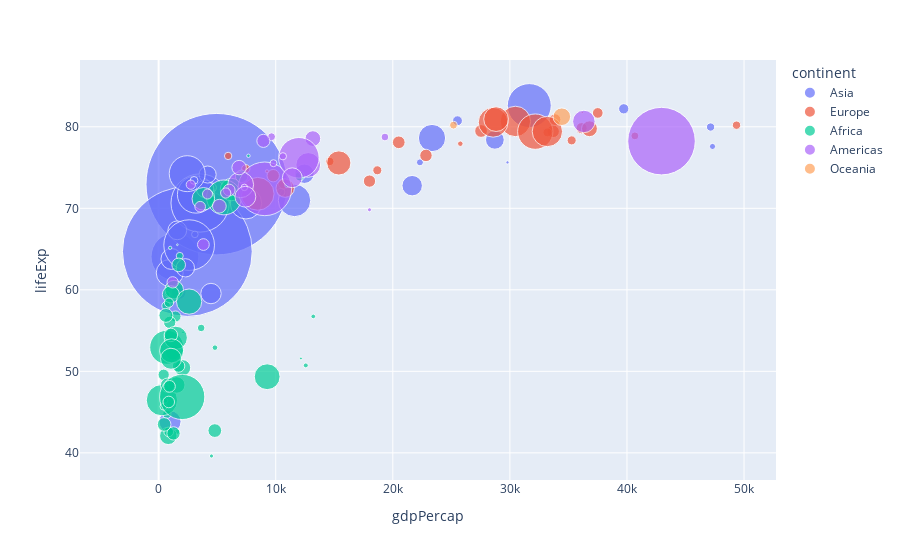

Source (notebook cell):
### Code cell
# 通过人口总数来区分
px.scatter(gapminder2007,x='gdpPercap',y='lifeExp',color='continent',size='pop',size_max=100,hover_name='country')

### Figure 1 — Plotly figure (JSON) as saved in the notebook; plotly's stock layout.template omitted (floating-point values rounded to 4 significant figures)
{"data": [{"hovertemplate": "<b>%{hovertext}</b><br><br>continent=Asia<br>gdpPercap=%{x}<br>lifeExp=%{y}<br>pop=%{marker.size}<extra></extra>", "hovertext": ["Afghanistan", "Bahrain", "Bangladesh", "Cambodia", "China", "Hong Kong, China", "India", "Indonesia", "Iran", "Iraq", "Israel", "Japan", "Jordan", "Korea, Dem. Rep.", "Korea, Rep.", "Kuwait", "Lebanon", "Malaysia", "Mongolia", "Myanmar", "Nepal", "Oman", "Pakistan", "Philippines", "Saudi Arabia", "Singapore", "Sri Lanka", "Syria", "Taiwan", "Thailand", "Vietnam", "West Bank and Gaza", "Yemen, Rep."], "legendgroup": "Asia", "marker": {"color": "#636efa", "size": [31889923, 708573, 150448339, 14131858, 1318683096, 6980412, 1110396331, 223547000, 69453570, 27499638, 6426679, 127467972, 6053193, 23301725, 49044790, 2505559, 3921278, 24821286, 2874127, 47761980, 28901790, 3204897, 169270617, 91077287, 27601038, 4553009, 20378239, 19314747, 23174294, 65068149, 85262356, 4018332, 22211743], "sizemode": "area", "sizeref": 131900.0, "symbol": "circle"}, "mode": "markers", "name": "Asia", "orientation": "v", "showlegend": true, "type": "scatter", "x": [974.6, 29800.0, 1391.0, 1714.0, 4959.0, 39720.0, 2452.0, 3541.0, 11610.0, 4471.0, 25520.0, 31660.0, 4519.0, 1593.0, 23350.0, 47310.0, 10460.0, 12450.0, 3096.0, 944, 1091.0, 22320.0, 2606.0, 3190.0, 21650.0, 47140.0, 3970.0, 4185.0, 28720.0, 7458.0, 2442.0, 3025.0, 2281.0], "xaxis": "x", "y": [43.83, 75.64, 64.06, 59.72, 72.96, 82.21, 64.7, 70.65, 70.96, 59.55, 80.75, 82.6, 72.53, 67.3, 78.62, 77.59, 71.99, 74.24, 66.8, 62.07, 63.78, 75.64, 65.48, 71.69, 72.78, 79.97, 72.4, 74.14, 78.4, 70.62, 74.25, 73.42, 62.7], "yaxis": "y"}, {"hovertemplate": "<b>%{hovertext}</b><br><br>continent=Europe<br>gdpPercap=%{x}<br>lifeExp=%{y}<br>pop=%{marker.size}<extra></extra>", "hovertext": ["Albania", "Austria", "Belgium", "Bosnia and Herzegovina", "Bulgaria", "Croatia", "Czech Republic", "Denmark", "Finland", "France", "Germany", "Greece", "Hungary", "Iceland", "Ireland", "Italy", "Montenegro", "Netherlands", "Norway", "Poland", "Portugal", "Romania", "Serbia", "Slovak Republic", "Slovenia", "Spain", "Sweden", "Switzerland", "Turkey", "United Kingdom"], "legendgroup": "Europe", "marker": {"color": "#EF553B", "size": [3600523, 8199783, 10392226, 4552198, 7322858, 4493312, 10228744, 5468120, 5238460, 61083916, 82400996, 10706290, 9956108, 301931, 4109086, 58147733, 684736, 16570613, 4627926, 38518241, 10642836, 22276056, 10150265, 5447502, 2009245, 40448191, 9031088, 7554661, 71158647, 60776238], "sizemode": "area", "sizeref": 131900.0, "symbol": "circle"}, "mode": "markers", "name": "Europe", "orientation": "v", "showlegend": true, "type": "scatter", "x": [5937.0, 36130.0, 33690.0, 7446.0, 10680.0, 14620.0, 22830.0, 35280.0, 33210.0, 30470.0, 32170.0, 27540.0, 18010.0, 36180.0, 40680.0, 28570.0, 9254.0, 36800.0, 49360.0, 15390.0, 20510.0, 10810.0, 9787.0, 18680.0, 25770.0, 28820.0, 33860.0, 37510.0, 8458.0, 33200.0], "xaxis": "x", "y": [76.42, 79.83, 79.44, 74.85, 73.0, 75.75, 76.49, 78.33, 79.31, 80.66, 79.41, 79.48, 73.34, 81.76, 78.89, 80.55, 74.54, 79.76, 80.2, 75.56, 78.1, 72.48, 74.0, 74.66, 77.93, 80.94, 80.88, 81.7, 71.78, 79.42], "yaxis": "y"}, {"hovertemplate": "<b>%{hovertext}</b><br><br>continent=Africa<br>gdpPercap=%{x}<br>lifeExp=%{y}<br>pop=%{marker.size}<extra></extra>", "hovertext": ["Algeria", "Angola", "Benin", "Botswana", "Burkina Faso", "Burundi", "Cameroon", "Central African Republic", "Chad", "Comoros", "Congo, Dem. Rep.", "Congo, Rep.", "Cote d'Ivoire", "Djibouti", "Egypt", "Equatorial Guinea", "Eritrea", "Ethiopia", "Gabon", "Gambia", "Ghana", "Guinea", "Guinea-Bissau", "Kenya", "Lesotho", "Liberia", "Libya", "Madagascar", "Malawi", "Mali", "Mauritania", "Mauritius", "Morocco", "Mozambique", "Namibia", "Niger", "Nigeria", "Reunion", "Rwanda", "Sao Tome and Principe", "Senegal", "Sierra Leone", "Somalia", "South Africa", "Sudan", "Swaziland", "Tanzania", "Togo", "Tunisia", "Uganda", "Zambia", "Zimbabwe"], "legendgroup": "Africa", "marker": {"color": "#00cc96", "size": [33333216, 12420476, 8078314, 1639131, 14326203, 8390505, 17696293, 4369038, 10238807, 710960, 64606759, 3800610, 18013409, 496374, 80264543, 551201, 4906585, 76511887, 1454867, 1688359, 22873338, 9947814, 1472041, 35610177, 2012649, 3193942, 6036914, 19167654, 13327079, 12031795, 3270065, 1250882, 33757175, 19951656, 2055080, 12894865, 135031164, 798094, 8860588, 199579, 12267493, 6144562, 9118773, 43997828, 42292929, 1133066, 38139640, 5701579, 10276158, 29170398, 11746035, 12311143], "sizemode": "area", "sizeref": 131900.0, "symbol": "circle"}, "mode": "markers", "name": "Africa", "orientation": "v", "showlegend": true, "type": "scatter", "x": [6223.0, 4797.0, 1441.0, 12570.0, 1217.0, 430.1, 2042.0, 706.0, 1704.0, 986.1, 277.6, 3633.0, 1545.0, 2082.0, 5581.0, 12150.0, 641.4, 690.8, 13210.0, 752.7, 1328.0, 942.7, 579.2, 1463.0, 1569.0, 414.5, 12060.0, 1045.0, 759.3, 1043.0, 1803.0, 10960.0, 3820.0, 823.7, 4811.0, 619.7, 2014.0, 7670.0, 863.1, 1598.0, 1712.0, 862.5, 926.1, 9270.0, 2602.0, 4513.0, 1107.0, 883.0, 7093.0, 1056.0, 1271.0, 469.7], "xaxis": "x", "y": [72.3, 42.73, 56.73, 50.73, 52.3, 49.58, 50.43, 44.74, 50.65, 65.15, 46.46, 55.32, 48.33, 54.79, 71.34, 51.58, 58.04, 52.95, 56.73, 59.45, 60.02, 56.01, 46.39, 54.11, 42.59, 45.68, 73.95, 59.44, 48.3, 54.47, 64.16, 72.8, 71.16, 42.08, 52.91, 56.87, 46.86, 76.44, 46.24, 65.53, 63.06, 42.57, 48.16, 49.34, 58.56, 39.61, 52.52, 58.42, 73.92, 51.54, 42.38, 43.49], "yaxis": "y"}, {"hovertemplate": "<b>%{hovertext}</b><br><br>continent=Americas<br>gdpPercap=%{x}<br>lifeExp=%{y}<br>pop=%{marker.size}<extra></extra>", "hovertext": ["Argentina", "Bolivia", "Brazil", "Canada", "Chile", "Colombia", "Costa Rica", "Cuba", "Dominican Republic", "Ecuador", "El Salvador", "Guatemala", "Haiti", "Honduras", "Jamaica", "Mexico", "Nicaragua", "Panama", "Paraguay", "Peru", "Puerto Rico", "Trinidad and Tobago", "United States", "Uruguay", "Venezuela"], "legendgroup": "Americas", "marker": {"color": "#ab63fa", "size": [40301927, 9119152, 190010647, 33390141, 16284741, 44227550, 4133884, 11416987, 9319622, 13755680, 6939688, 12572928, 8502814, 7483763, 2780132, 108700891, 5675356, 3242173, 6667147, 28674757, 3942491, 1056608, 301139947, 3447496, 26084662], "sizemode": "area", "sizeref": 131900.0, "symbol": "circle"}, "mode": "markers", "name": "Americas", "orientation": "v", "showlegend": true, "type": "scatter", "x": [12780.0, 3822.0, 9066.0, 36320.0, 13170.0, 7007.0, 9645.0, 8948.0, 6025.0, 6873.0, 5728.0, 5186.0, 1202.0, 3548.0, 7321.0, 11980.0, 2749.0, 9809.0, 4173.0, 7409.0, 19330.0, 18010.0, 42950.0, 10610.0, 11420.0], "xaxis": "x", "y": [75.32, 65.55, 72.39, 80.65, 78.55, 72.89, 78.78, 78.27, 72.23, 74.99, 71.88, 70.26, 60.92, 70.2, 72.57, 76.19, 72.9, 75.54, 71.75, 71.42, 78.75, 69.82, 78.24, 76.38, 73.75], "yaxis": "y"}, {"hovertemplate": "<b>%{hovertext}</b><br><br>continent=Oceania<br>gdpPercap=%{x}<br>lifeExp=%{y}<br>pop=%{marker.size}<extra></extra>", "hovertext": ["Australia", "New Zealand"], "legendgroup": "Oceania", "marker": {"color": "#FFA15A", "size": [20434176, 4115771], "sizemode": "area", "sizeref": 131900.0, "symbol": "circle"}, "mode": "markers", "name": "Oceania", "orientation": "v", "showlegend": true, "type": "scatter", "x": [34440.0, 25190.0], "xaxis": "x", "y": [81.23, 80.2], "yaxis": "y"}], "layout": {"legend": {"itemsizing": "constant", "title": {"text": "continent"}, "tracegroupgap": 0}, "margin": {"t": 60}, "xaxis": {"anchor": "y", "domain": [0, 1], "title": {"text": "gdpPercap"}}, "yaxis": {"anchor": "x", "domain": [0, 1], "title": {"text": "lifeExp"}}}}
